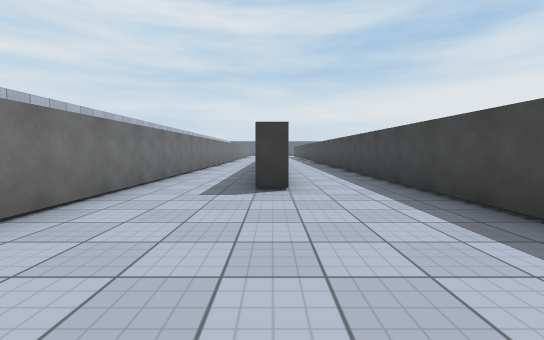
[1] (above)

20 first-person views from a walk through a scene from a Unity 3-D project. The camera is 1.2 m above the floor, tilts 4° down and sees 90° across. The floor is counted in squares, 2 m on a side. Each view is taken from the middle of a square. On the plan, view 1 faces up. The plan holds only what a view shows up to about 9 squares ahead; the rest is blank. The player character is not drawn. Surface patterns are stand-ins for the level's own textures.

[2]
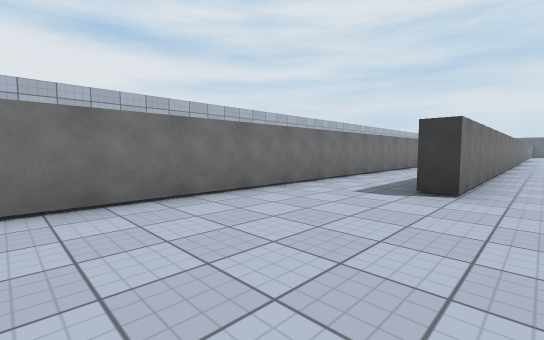

[3]
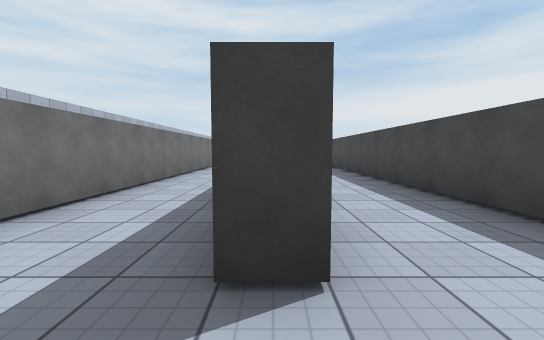

[4]
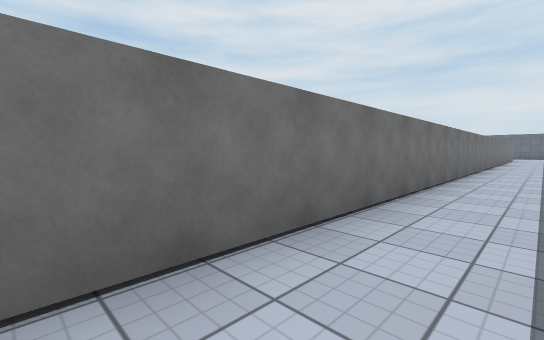

[5]
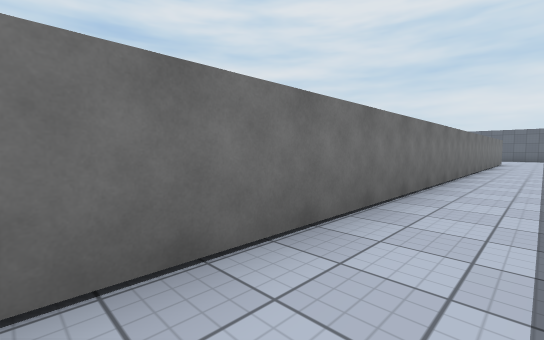

[6]
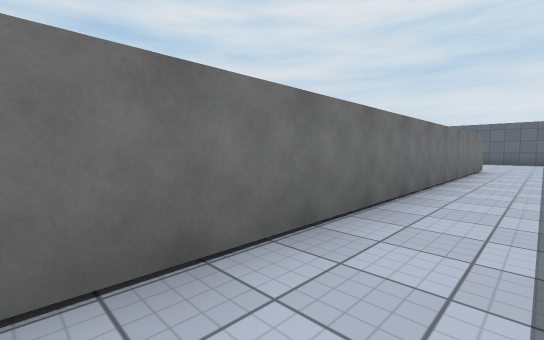

[7]
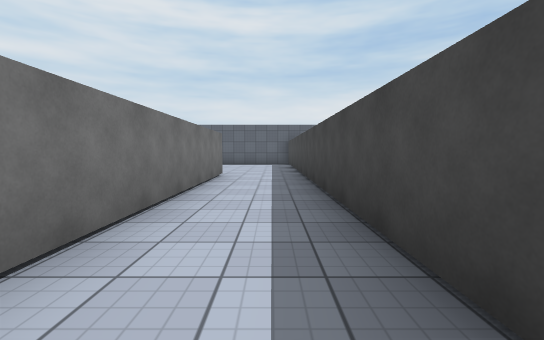

[8]
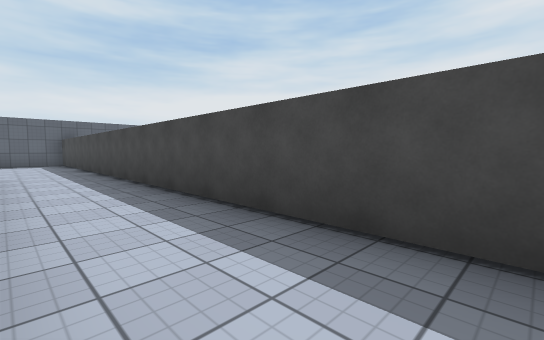

[9]
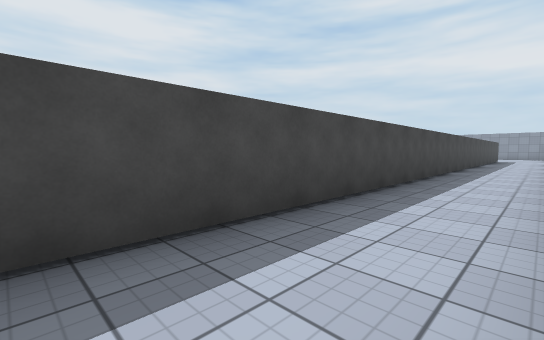

[10]
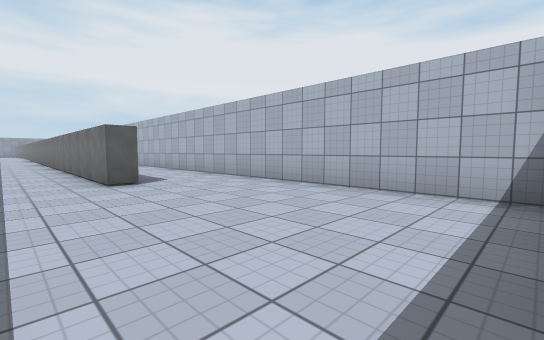

[11]
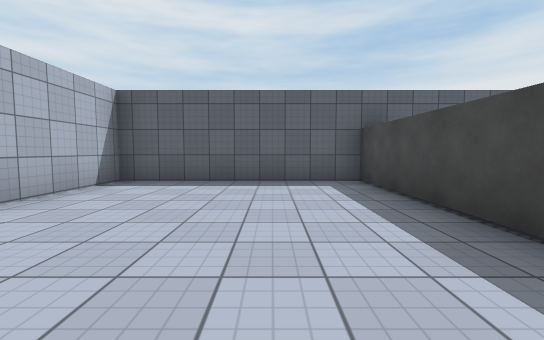

[12]
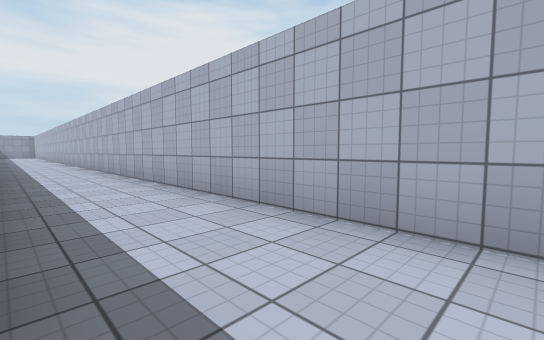

[13]
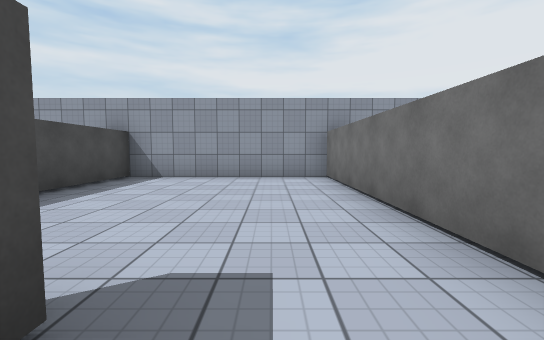

[14]
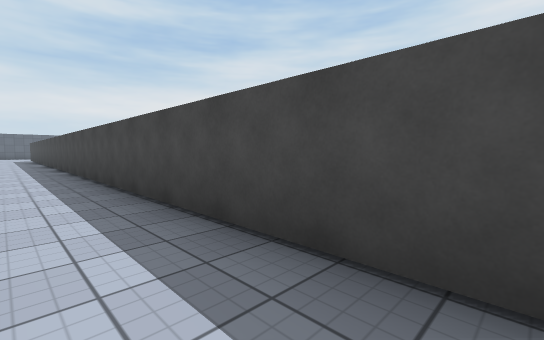

[15]
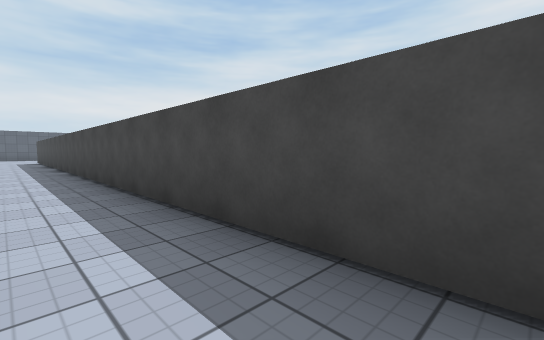

[16]
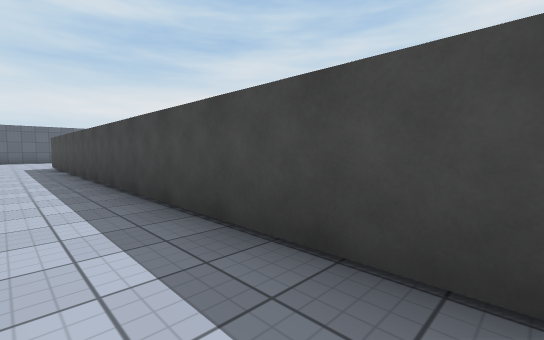

[17]
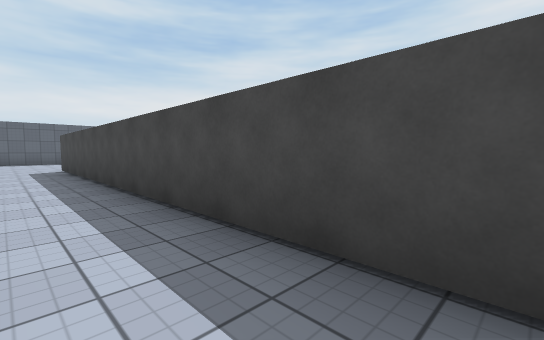

[18]
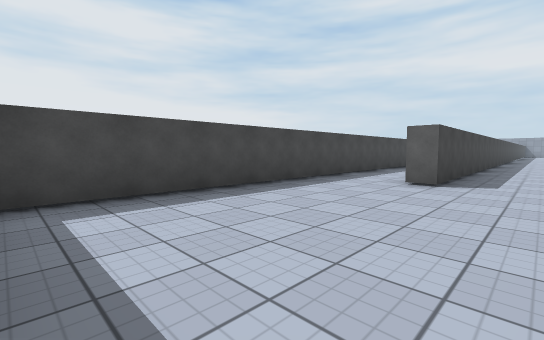

[19]
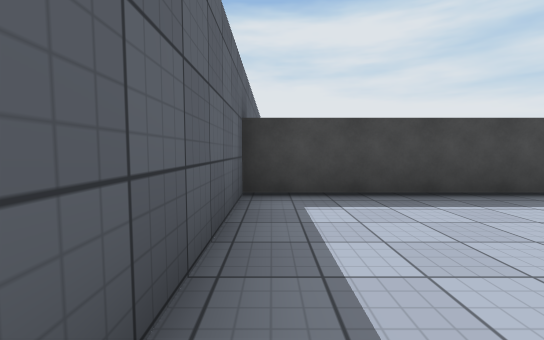

[20]
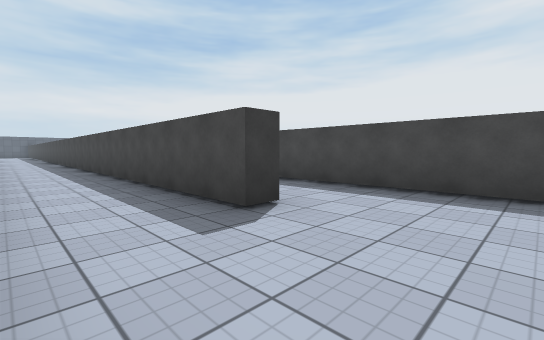

### Floor plan
Ten units are one square. View 1 is at (0, 0); x grows to the right and y downward. Boxes are objects, and circles mark ways between rooms. Rooms are numbered by the first view taken in them; rooms with no view inside come last. Other rooms are left out.
<svg viewBox="-55 -339 106 356">
<path fill="none" stroke="#000" d="M3 -120 3 -41 -2 -41 -2 -274M-22 -279 -22 12 23 12 23 -279M-29 -279 -22 -279M-2 -274 -2 -334 -50 -334 -50 -172M23 -279 28 -279M46 -275 46 -334 14 -334"/>
<circle cx="-15" cy="-280" r="3" fill="#2a7"/>
<circle cx="10" cy="-270" r="3" fill="#2a7"/>
<text x="-10" y="-120">1</text>
<text x="-40" y="-210">2</text>
<text x="20" y="-310">3</text>
</svg>
Room 1 opens to room 2. Room 1 opens to room 3.

Where each view was taken, in squares from view 1:
view 1: 0 up, 0 right, facing up
view 2: 0 up, 1 right, facing up-left
view 3: 3 up, 0 right, facing up
view 4: 7 up, 1 left, facing up-left
view 5: 13 up, 1 left, facing up-left
view 6: 18 up, 1 left, facing up-left
view 7: 21 up, 1 left, facing up
view 8: 20 up, 2 left, facing up-right
view 9: 23 up, 2 left, facing down-right
view 10: 33 up, 1 left, facing down-left
view 11: 28 up, 2 left, facing up
view 12: 28 up, 3 left, facing down-left
view 13: 5 up, 1 left, facing down
view 14: 7 up, 1 right, facing up-right
view 15: 11 up, 1 right, facing up-right
view 16: 16 up, 1 right, facing up-right
view 17: 18 up, 1 right, facing up-right
view 18: 33 up, 1 right, facing down-right
view 19: 33 up, 1 right, facing right
view 20: 2 up, 2 left, facing up-right
